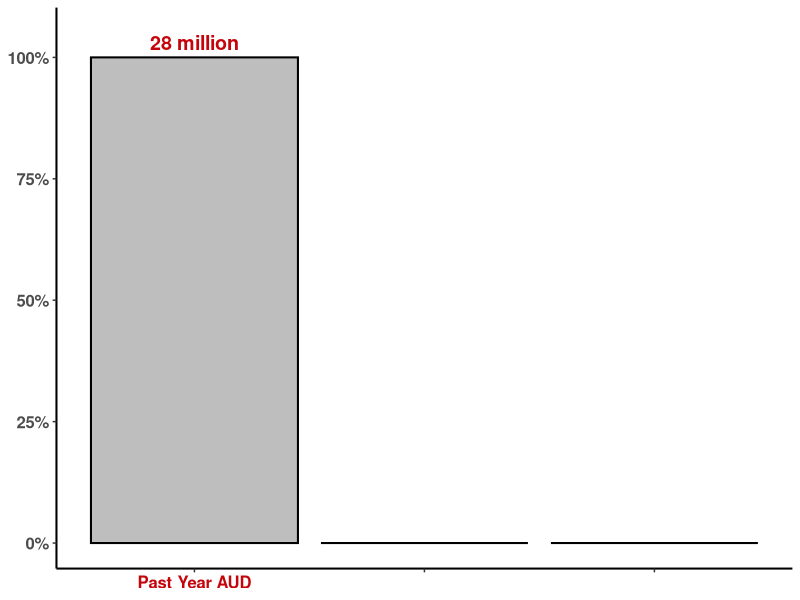
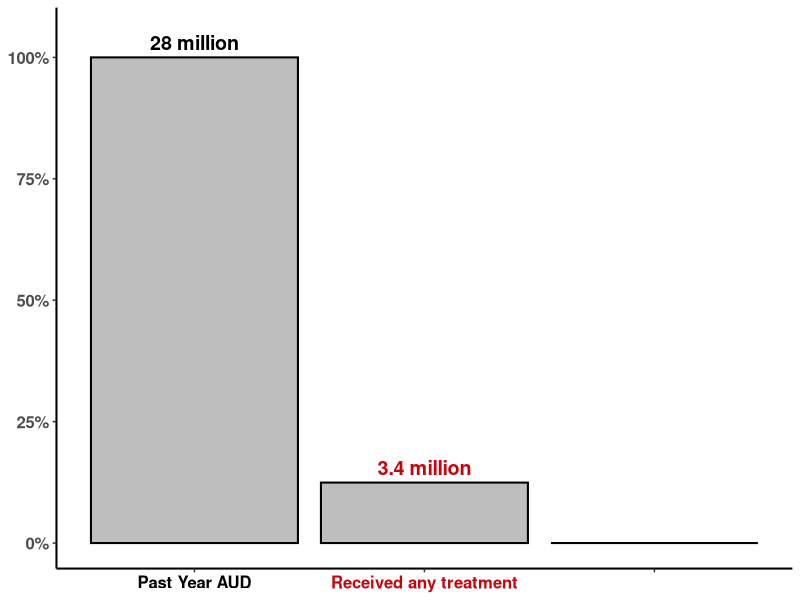
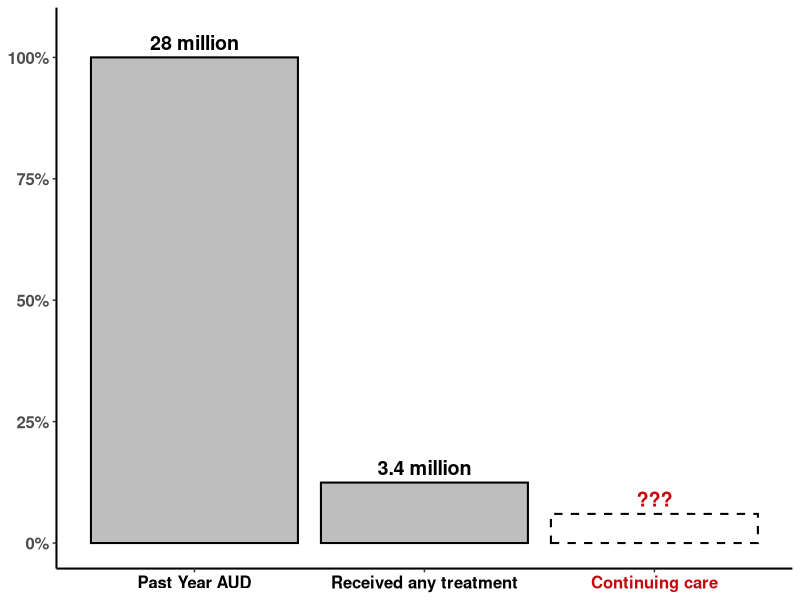

Write the R code that produced these figures, in order.
library(tidyverse)
theme_set(theme_classic()) 

fig_tx_1 <- tibble(name = c("Past Year AUD", " ", "  "), 
                 proportion = c(1, 0, 0),
                 label = c("28 million", " ", " ")) |> 
  mutate(name = factor(name, 
         levels = c("Past Year AUD", 
                    " ", 
                    "  "))) |> 
  ggplot(aes(x = name, y = proportion)) +
    geom_bar(stat = "identity",
             fill = c("grey", "white","white"),
             linetype = c("solid", "solid", "solid"),
             color = "black",
             linewidth = .7) +
    geom_text(aes(label = label), 
              vjust = -0.5,               
              color = c("#C5050C", "white", "white"),
              size = 5,
              fontface = "bold") +
    labs(x = NULL,
         y = NULL) +
    scale_y_continuous(limits = c(0, 1.05), labels = scales::percent_format()) +
    theme(axis.text = element_text(size = 12, face = "bold"),        
          axis.text.x = element_text(color = c("#C5050C", "white", "white")),        
          axis.title = element_text(size = 16),       
          axis.line = element_line(linewidth = .7))  

##################################
# Add TX

fig_tx_2 <- tibble(name = c("Past Year AUD", "Received any treatment", " "), 
                 proportion = c(1, 0.124496, 0),
                 label = c("28 million", "3.4 million", "")) |> 
  mutate(name = factor(name, 
         levels = c("Past Year AUD", 
                    "Received any treatment", 
                    " "))) |> 
  ggplot(aes(x = name, y = proportion)) +
    geom_bar(stat = "identity",
             fill = c("grey", "grey","white"),
             linetype = c("solid", "solid", "solid"),
             color = "black",
             linewidth = .7) +
    geom_text(aes(label = label), 
              vjust = -0.5,               
              color = c("black", "#C5050C", "white"),
              size = 5,
              fontface = "bold") +
    labs(x = NULL,
         y = NULL) +
    scale_y_continuous(limits = c(0, 1.05), labels = scales::percent_format()) +
    theme(axis.text = element_text(size = 12, face = "bold"),        
          axis.text.x = element_text(color = c("black", "#C5050C", "white")),        
          axis.title = element_text(size = 16),       
          axis.line = element_line(linewidth = .7))  

##################################
# Add Continuing care

fig_tx_3 <- tibble(name = c("Past Year AUD", "Received any treatment", "Continuing care"), 
                 proportion = c(1, 0.124496, 0.06),
                 label = c("28 million", "3.4 million", "???")) |> 
  mutate(name = factor(name, 
         levels = c("Past Year AUD", 
                    "Received any treatment", 
                    "Continuing care"))) |> 
  ggplot(aes(x = name, y = proportion)) +
    geom_bar(stat = "identity",
             fill = c("grey", "grey","white"),
             linetype = c("solid", "solid", "dashed"),
             color = "black",
             linewidth = .7) +
    geom_text(aes(label = label), 
              vjust = -0.5,               
              color = c("black", "black", "#C5050C"),
              size = 5,
              fontface = "bold") +
    labs(x = NULL,
         y = NULL) +
    scale_y_continuous(limits = c(0, 1.05), labels = scales::percent_format()) +
    theme(axis.text = element_text(size = 12, face = "bold"),        
          axis.text.x = element_text(color = c("black", "black", "#C5050C")),        
          axis.title = element_text(size = 16),       
          axis.line = element_line(linewidth = .7))  
